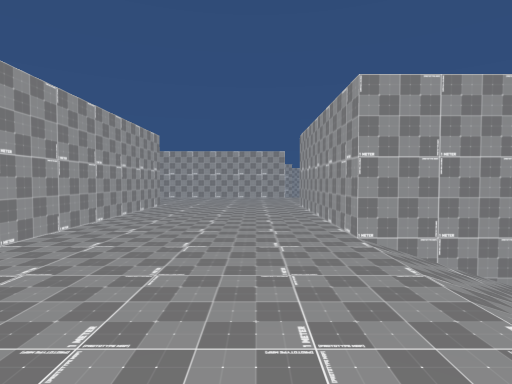
View 1 (above)

22 first-person views from a walk through a 3-D level made in the Unity game engine. The camera is 1.4 m above the floor, tilts 2° down and sees 80° across. The floor is counted in squares, 2 m on a side. Each view is taken from the middle of a square. On the plan, view 1 faces up. The plan holds only what a view shows up to about 10 squares ahead; the rest is blank. The place goes on beyond the plan. The player is left out.

View 2
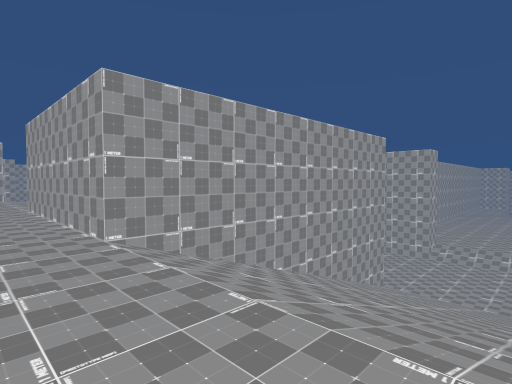

View 3
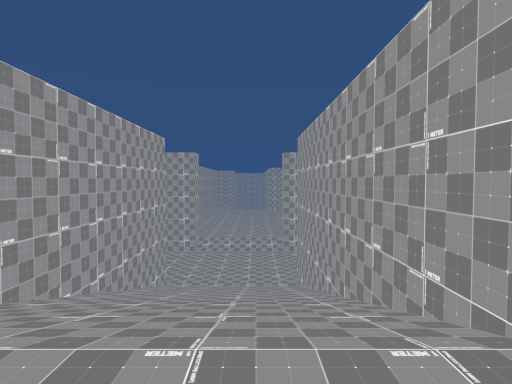

View 4
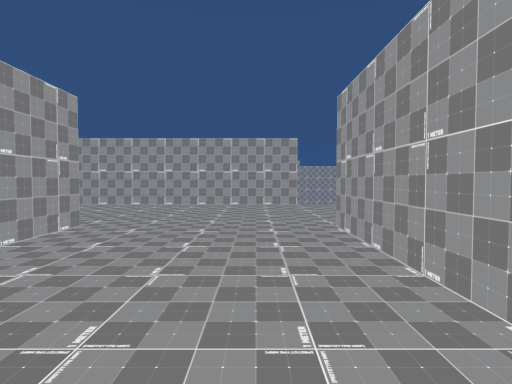

View 5
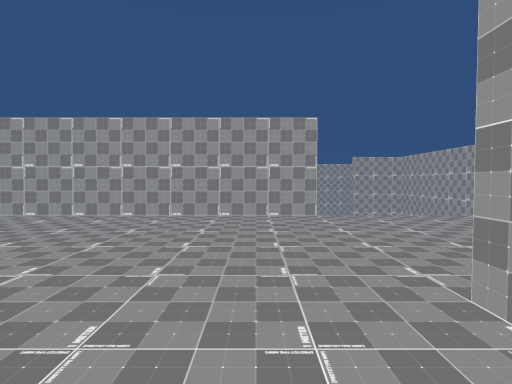

View 6
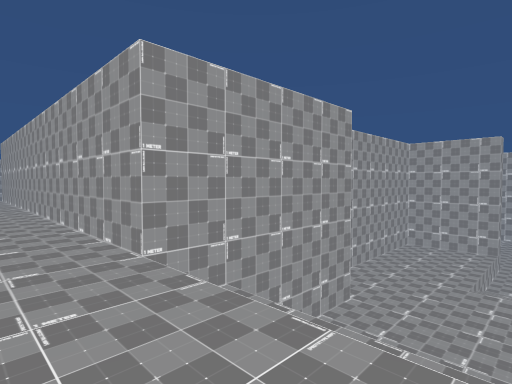

View 7
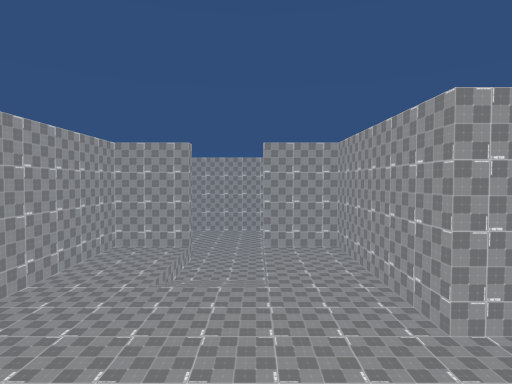

View 8
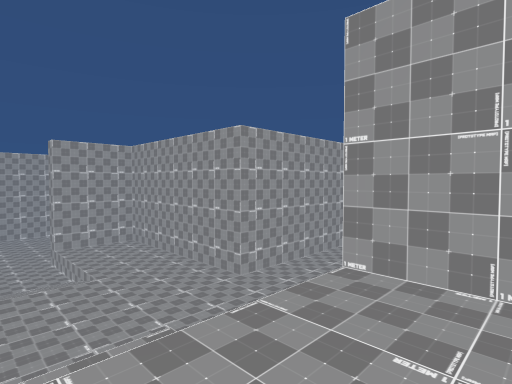

View 9
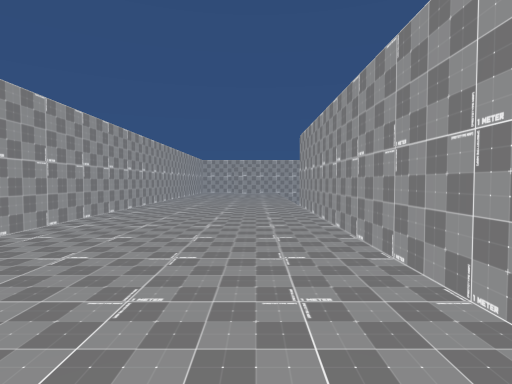

View 10
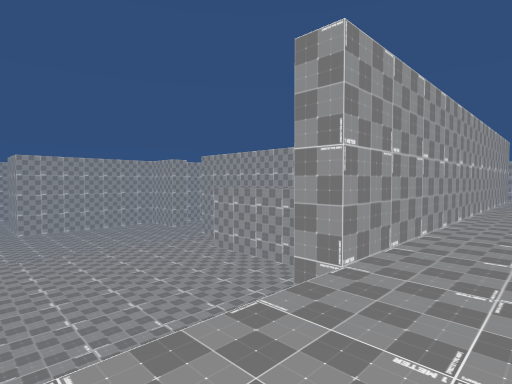

View 11
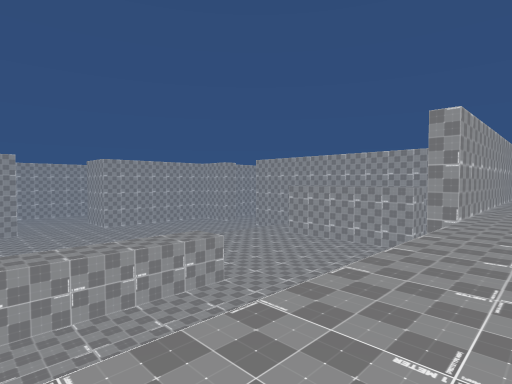

View 12
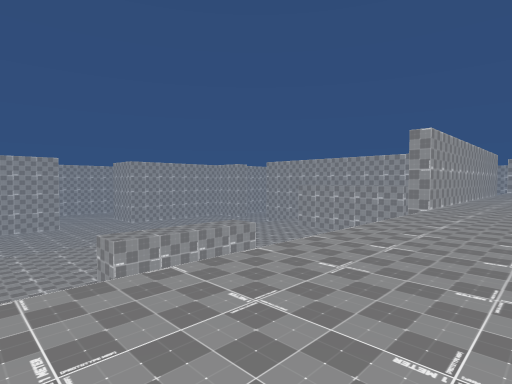

View 13
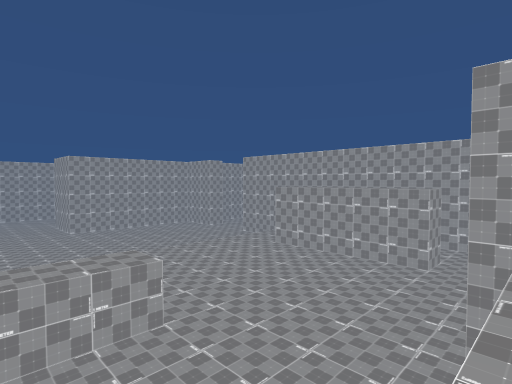

View 14
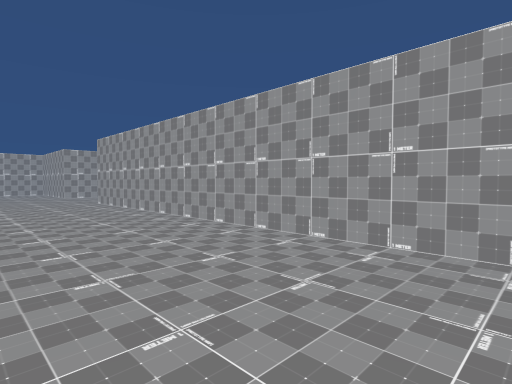

View 15
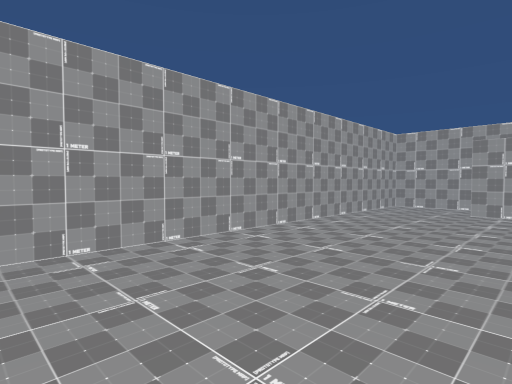

View 16
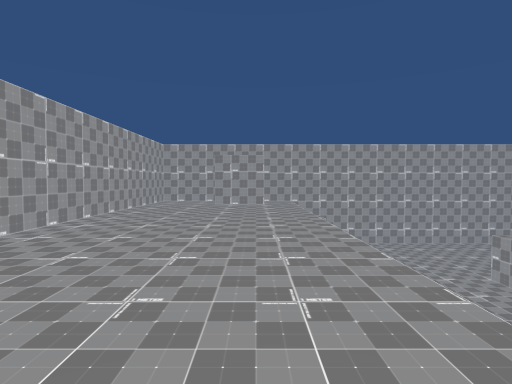

View 17
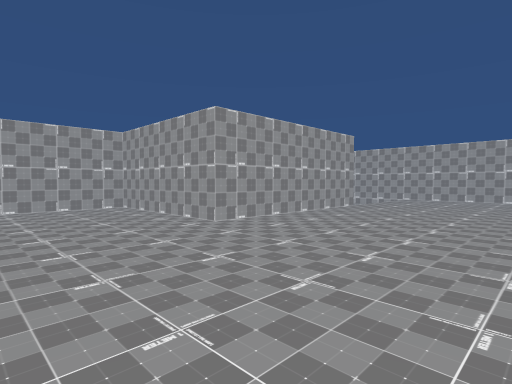

View 18
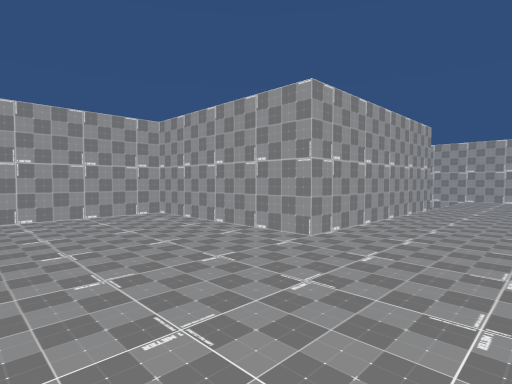

View 19
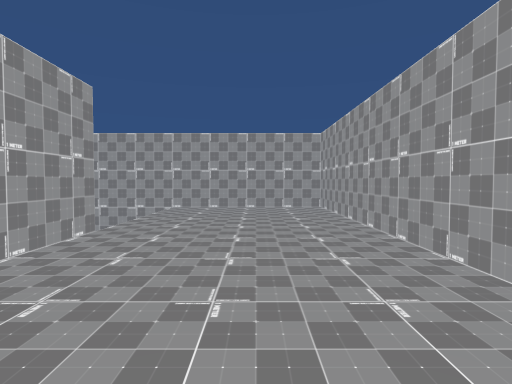

View 20
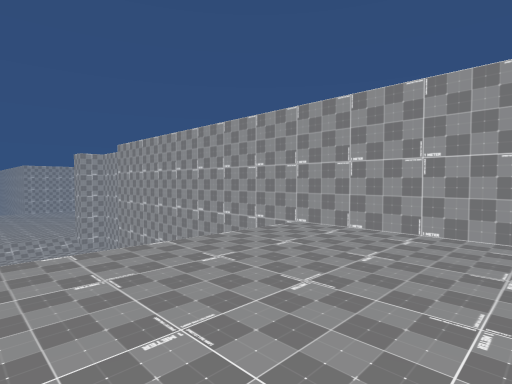

View 21
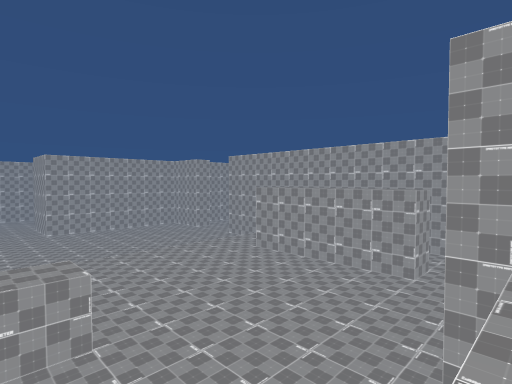

View 22
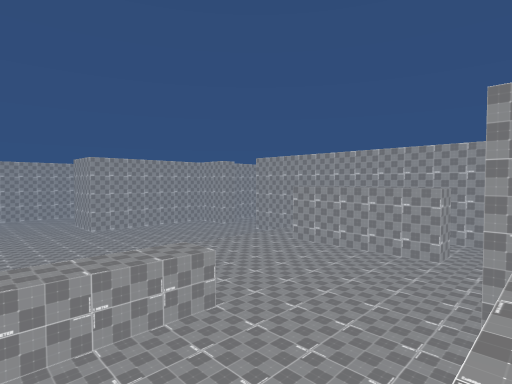

### Floor plan
Key: @ floor where view 1 was taken; # wall or solid block; . main floor; - floor 3 m lower than the main floor; _ floor 4 m lower than the main floor; / step, stairs or slope.
Columns run from 19 left of view 1 to 8 right of it. Each row starts with its distance up from view 1.
 26      ___
 25      ___              __
 24                     ##___#
 23                    ##-__/--#
 22   ---   ----       #--__/--#
 21   ---   -----      #--///--#
 20   ---   ------#    #--///--#
 19 -----   ------#    #-------#
 18 ----####------#     -------#
 17 --------------#     #-------
 16 --------------# -#  #-------
 15       -----------#  #
 14        ---###########
 13 .........................#
 12 #........................#
 11 #........................#
 10 .........................#
  9 .........................#
  8 #################....#####
  7                 #....#
  6                 #....#
  5                 #....#
  4                 #....#######
  3                 #....///////
  2                 #....///////
  1                 #....///////
  0                 #..@.///////
 -1                 ############

Positions as (right, up) in squares from view 1, and headings:
1: (0, 0), facing up
2: (0, 0), facing up-right
3: (0, 1), facing right
4: (0, 4), facing up
5: (0, 7), facing up
6: (4, 12), facing up-left
7: (5, 13), facing up
8: (3, 12), facing up-right
9: (-1, 12), facing left
10: (-12, 12), facing up-right
11: (-16, 12), facing up-right
12: (-18, 11), facing up-right
13: (-14, 13), facing up-right
14: (-13, 12), facing down-right
15: (-11, 12), facing down-left
16: (-9, 12), facing left
17: (-3, 12), facing down-right
18: (-1, 12), facing down-right
19: (-1, 8), facing down
20: (-2, 4), facing down-right
21: (-13, 13), facing up-right
22: (-15, 13), facing up-right
